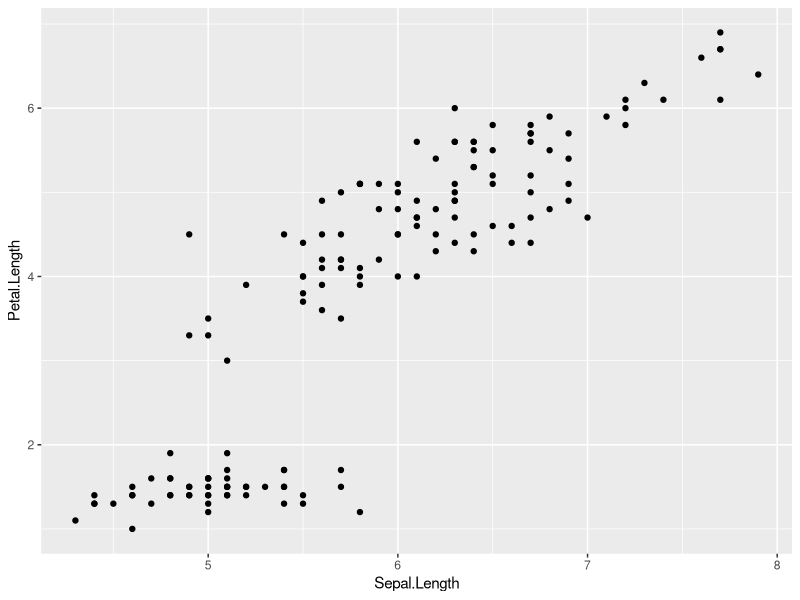

Here is the R script that generated this plot:
## ---- chunk 1
print("hello world")
## ---- chunk 2
2+2+5*9999
## ---- chunk 3
library(tidyverse)

ggplot(data = iris, 
       mapping = aes(x = Sepal.Length, 
                     y = Petal.Length)) + 
  geom_point()
